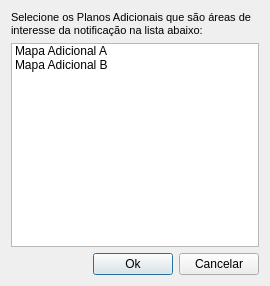
<?xml version="1.0" encoding="UTF-8"?>
<ui version="4.0">
 <class>AddListDialogForm</class>
 <widget class="QDialog" name="AddListDialogForm">
  <property name="geometry">
   <rect>
    <x>0</x>
    <y>0</y>
    <width>270</width>
    <height>286</height>
   </rect>
  </property>
  <property name="windowTitle">
   <string>Mapa Adicional</string>
  </property>
  <property name="windowIcon">
   <iconset resource="icons.qrc">
    <normaloff>:/data/icons/aditional_layer.png</normaloff>:/data/icons/aditional_layer.png</iconset>
  </property>
  <layout class="QVBoxLayout">
   <item>
    <widget class="QLabel" name="label">
     <property name="text">
      <string>&lt;!DOCTYPE HTML PUBLIC &quot;-//W3C//DTD HTML 4.0//EN&quot; &quot;http://www.w3.org/TR/REC-html40/strict.dtd&quot;&gt;
&lt;html&gt;&lt;head&gt;&lt;meta name=&quot;qrichtext&quot; content=&quot;1&quot; /&gt;&lt;style type=&quot;text/css&quot;&gt;
p, li { white-space: pre-wrap; }
&lt;/style&gt;&lt;/head&gt;&lt;body style=&quot; font-family:'MS Shell Dlg 2'; font-size:8.25pt; font-weight:400; font-style:normal;&quot;&gt;
&lt;p style=&quot; margin-top:0px; margin-bottom:0px; margin-left:0px; margin-right:0px; -qt-block-indent:0; text-indent:0px;&quot;&gt;&lt;span style=&quot; font-size:8pt;&quot;&gt;Selecione os Planos Adicionais que são áreas de interesse da notificação na lista abaixo:&lt;/span&gt;&lt;/p&gt;&lt;/body&gt;&lt;/html&gt;</string>
     </property>
     <property name="wordWrap">
      <bool>true</bool>
     </property>
    </widget>
   </item>
   <item>
    <widget class="QListWidget" name="listWidget">
     <property name="selectionMode">
      <enum>QAbstractItemView::MultiSelection</enum>
     </property>
     <item>
      <property name="text">
       <string>Mapa Adicional A</string>
      </property>
      <property name="icon">
       <iconset resource="icons.qrc">
        <normaloff>:/data/icons/aditional_layer.png</normaloff>:/data/icons/aditional_layer.png</iconset>
      </property>
     </item>
     <item>
      <property name="text">
       <string>Mapa Adicional B</string>
      </property>
      <property name="icon">
       <iconset resource="icons.qrc">
        <normaloff>:/data/icons/aditional_layer.png</normaloff>:/data/icons/aditional_layer.png</iconset>
      </property>
     </item>
    </widget>
   </item>
   <item>
    <layout class="QHBoxLayout">
     <item>
      <spacer>
       <property name="orientation">
        <enum>Qt::Horizontal</enum>
       </property>
       <property name="sizeHint" stdset="0">
        <size>
         <width>40</width>
         <height>20</height>
        </size>
       </property>
      </spacer>
     </item>
     <item>
      <widget class="QPushButton" name="okBtn">
       <property name="toolTip">
        <string>&lt;html&gt;&lt;head&gt;&lt;meta name=&quot;qrichtext&quot; content=&quot;1&quot; /&gt;&lt;style type=&quot;text/css&quot;&gt;
p, li { white-space: pre-wrap; }
&lt;/style&gt;&lt;/head&gt;&lt;body style=&quot; font-family:'MS Shell Dlg 2'; font-size:8.25pt; font-weight:400; font-style:normal;&quot;&gt;
&lt;p style=&quot; margin-top:0px; margin-bottom:0px; margin-left:0px; margin-right:0px; -qt-block-indent:0; text-indent:0px;&quot;&gt;Salvar alterações&lt;/p&gt;&lt;/body&gt;&lt;/html&gt;</string>
       </property>
       <property name="text">
        <string>Ok</string>
       </property>
       <property name="icon">
        <iconset resource="icons.qrc">
         <normaloff>:/global/icons/ok.png</normaloff>:/global/icons/ok.png</iconset>
       </property>
      </widget>
     </item>
     <item>
      <widget class="QPushButton" name="cancelBtn">
       <property name="toolTip">
        <string>&lt;html&gt;&lt;head&gt;&lt;meta name=&quot;qrichtext&quot; content=&quot;1&quot; /&gt;&lt;style type=&quot;text/css&quot;&gt;
p, li { white-space: pre-wrap; }
&lt;/style&gt;&lt;/head&gt;&lt;body style=&quot; font-family:'MS Shell Dlg 2'; font-size:8.25pt; font-weight:400; font-style:normal;&quot;&gt;
&lt;p style=&quot; margin-top:0px; margin-bottom:0px; margin-left:0px; margin-right:0px; -qt-block-indent:0; text-indent:0px; font-size:8pt;&quot;&gt;Cancelar alterações&lt;/p&gt;&lt;/body&gt;&lt;/html&gt;</string>
       </property>
       <property name="text">
        <string>Cancelar</string>
       </property>
       <property name="icon">
        <iconset resource="icons.qrc">
         <normaloff>:/global/icons/cancel.png</normaloff>:/global/icons/cancel.png</iconset>
       </property>
      </widget>
     </item>
    </layout>
   </item>
  </layout>
 </widget>
 <resources>
  <include location="icons.qrc"/>
 </resources>
 <connections/>
</ui>
